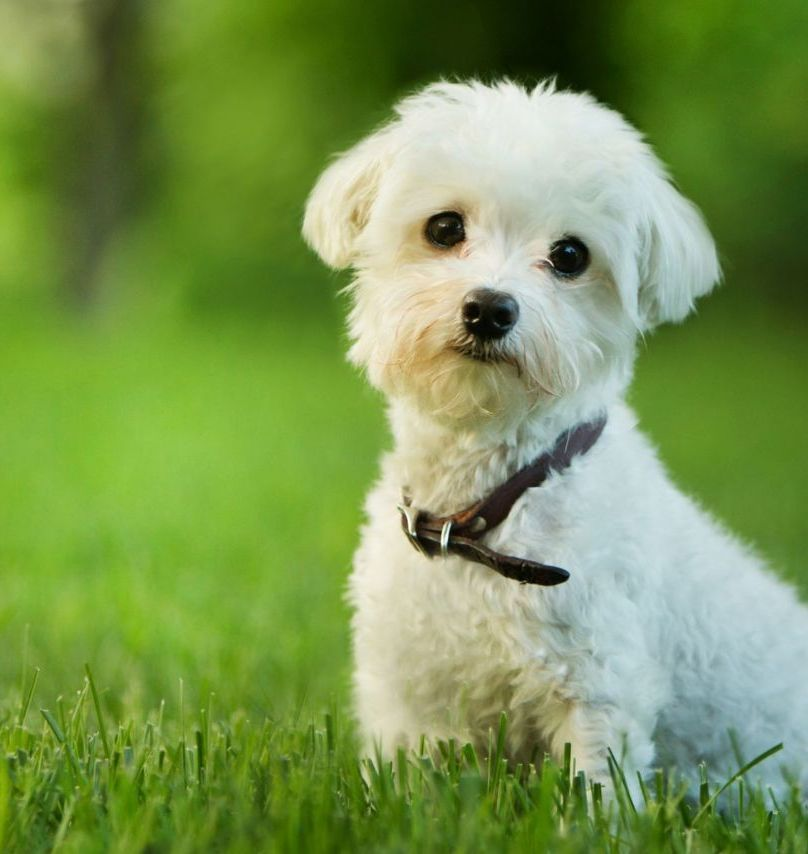
#> input picture chien.jpg, 808 x 854 px
$ python Scipy2Image.py
#> lines starting #> are read from the running program, lines starting #| are printed output that depends on the picture
import imageio
import numpy as np
import matplotlib.pyplot as plt
from PIL import Image
img=imageio.imread('chien.jpg')
#> img is the input picture: shape (854, 808, 3); mean R, G, B 121.6, 149.9, 82.5
#l’image originale
plt.imshow(img)
plt.show()
print(np.shape(img))
#| (854, 808, 3)
print(img.size)
#| 2070096
#réduite en taille
img1 = np.array(Image.fromarray(img).resize((100,100)))
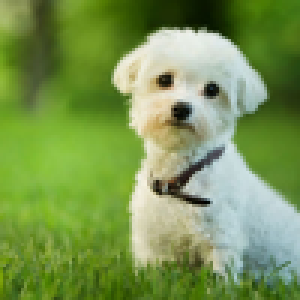
#> img1: shape (100, 100, 3) (shown 3 times larger); mean R, G, B 121.6, 149.9, 82.5
imageio.imwrite('chien2.jpg',img1)
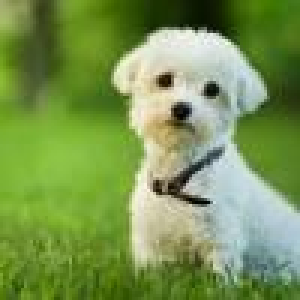
#> saved as chien2.jpg: shape (100, 100, 3) (shown 3 times larger); mean R, G, B 121.7, 149.8, 82.6
plt.imshow(img1)
plt.show()
print(np.shape(img1))
#| (100, 100, 3)
